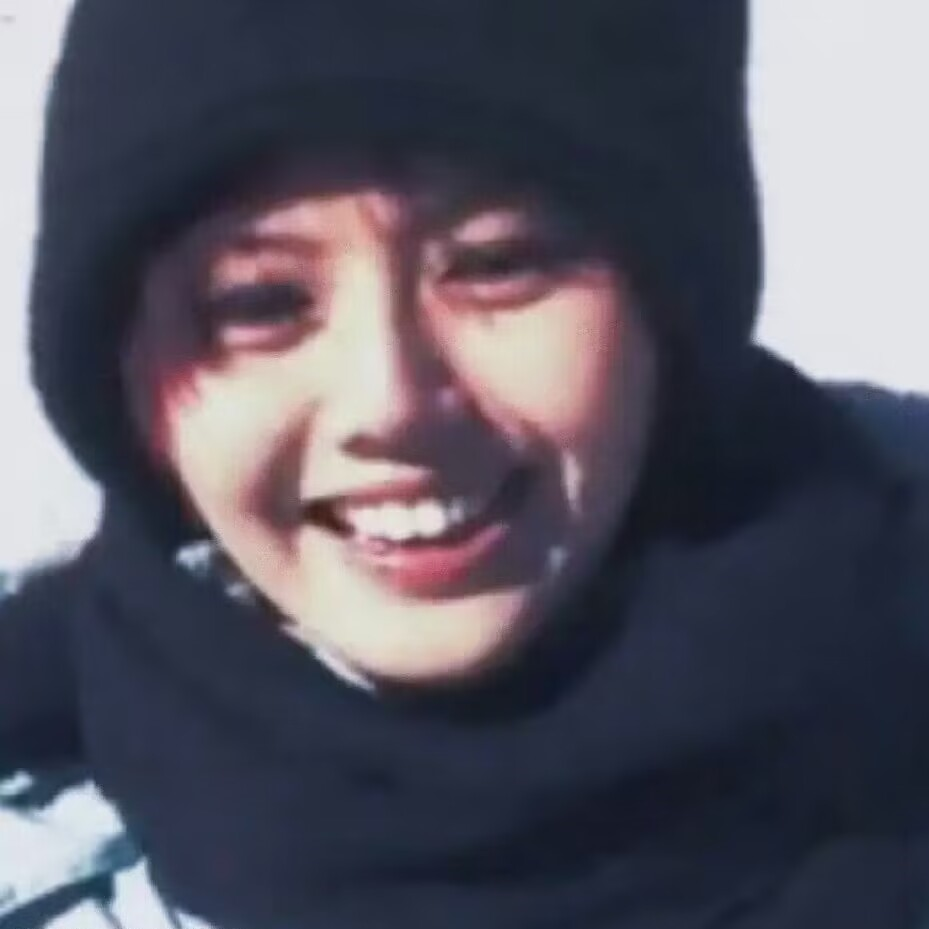
#> input picture Lab/Lab/img/img1.jpg, 929 x 929 px
$ python affine_transform.py
#> lines starting #> are read from the running program, lines starting #| are printed output that depends on the picture; after the words box and inside, x2 and y2 are one past the last pixel; in counts of white or black regions, pixels touching at a corner belong together
import cv2
import numpy as np

img = cv2.imread('../img/img1.jpg')
#> img is the input picture: shape (929, 929, 3); mean B, G, R 98.1, 85.8, 87.4
rows, cols, ch = img.shape
#> rows = 929; cols = 929; ch = 3
pts1 = np.float32([[50, 50], [200, 50], [50, 200]])
pts2 = np.float32([[100, 100], [200, 50], [100, 250]])
M = cv2.getAffineTransform(pts1, pts2)
dst = cv2.warpAffine(img, M, (cols, rows))
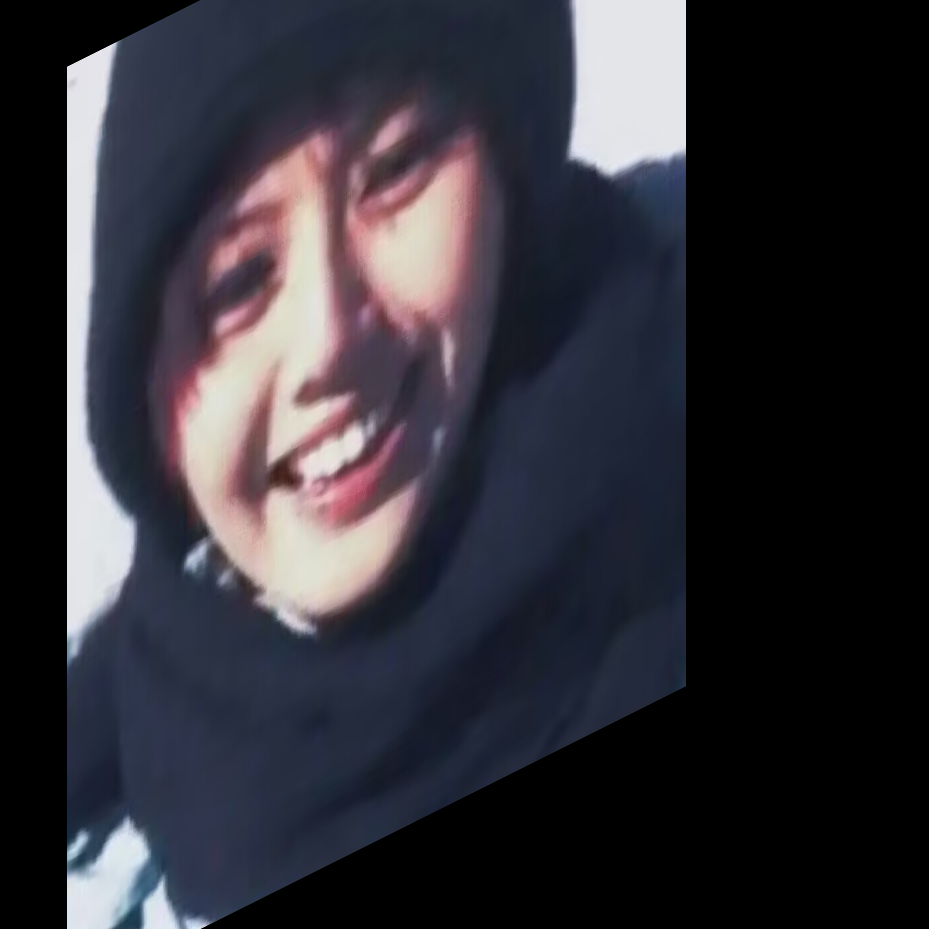
#> dst: shape (929, 929, 3); mean B, G, R 55.3, 47.9, 49.4
cv2.circle(img, (50, 50), 0, (0, 0, 255), 4)
#> img: shape (929, 929, 3); under 0.01% of pixels changed, all inside (x1, y1, x2, y2) = (48, 48, 53, 53)
cv2.circle(img, (200, 50), 0, (0, 0, 255), 4)
#> img: shape (929, 929, 3); mean B, G, R 98.1, 85.8, 87.4
cv2.circle(img, (50, 200), 0, (0, 0, 255), 4)
#> img: shape (929, 929, 3); mean B, G, R 98.1, 85.8, 87.4
cv2.circle(dst, (100, 100), 0, (0, 0, 255), 4)
#> dst: shape (929, 929, 3); under 0.01% of pixels changed, all inside (x1, y1, x2, y2) = (98, 98, 103, 103)
cv2.circle(dst, (200, 50), 0, (0, 0, 255), 4)
#> dst: shape (929, 929, 3); mean B, G, R 55.3, 47.9, 49.4
cv2.circle(dst, (100, 250), 0, (0, 0, 255), 4)
#> dst: shape (929, 929, 3); mean B, G, R 55.3, 47.9, 49.4
cv2.imshow('Input', img)
cv2.imshow('Output', dst)
cv2.imwrite('AffineTransformImg.jpg', dst)
cv2.waitKey(0)
cv2.destroyAllWindows()
